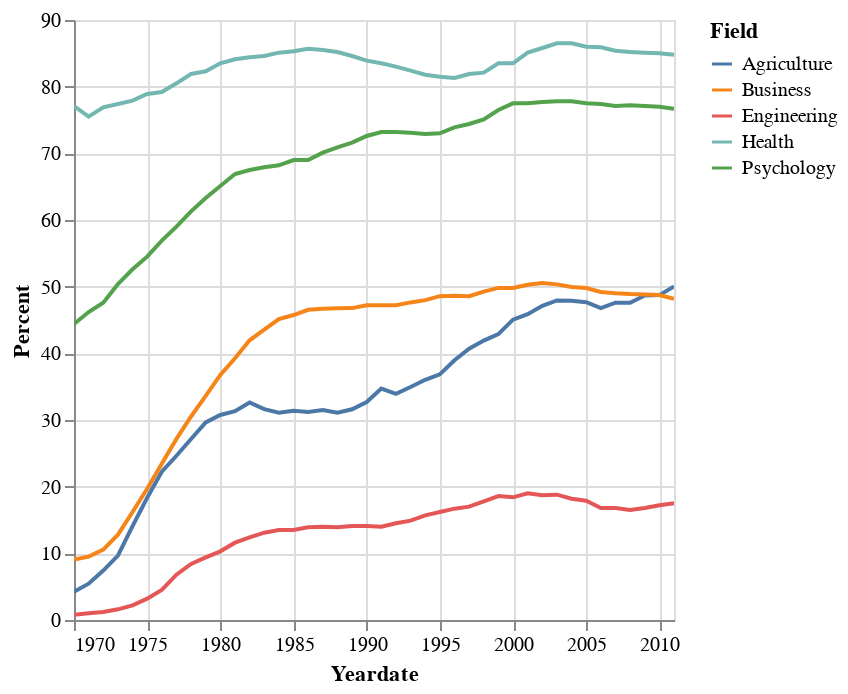

Notebook cell for this chart:
### Code cell
df_tall.plot.line(
    alt.X('Yeardate:T'),
    alt.Y('Percent:Q'),
    alt.Color('Field:N')
)

### Figure 1 — Vega-Lite specification as saved in the notebook (floating-point values rounded to 4 significant figures; data arrays with more than 128 entries replaced by an {"elided": "..."} marker saying what was removed)
{"config": {"view": {"continuousWidth": 300, "continuousHeight": 300}}, "data": {"name": "data-7bd34bc17e6719b4e12365c5b18fa641"}, "mark": {"type": "line", "tooltip": true}, "encoding": {"color": {"field": "Field", "type": "nominal"}, "x": {"field": "Yeardate", "type": "temporal"}, "y": {"field": "Percent", "type": "quantitative"}}, "params": [{"name": "param_13", "select": {"type": "interval", "encodings": ["x", "y"]}, "bind": "scales"}], "$schema": "https://vega.github.io/schema/vega-lite/v5.20.1.json", "datasets": {"data-7bd34bc17e6719b4e12365c5b18fa641": {"elided": "210 records"}}}
